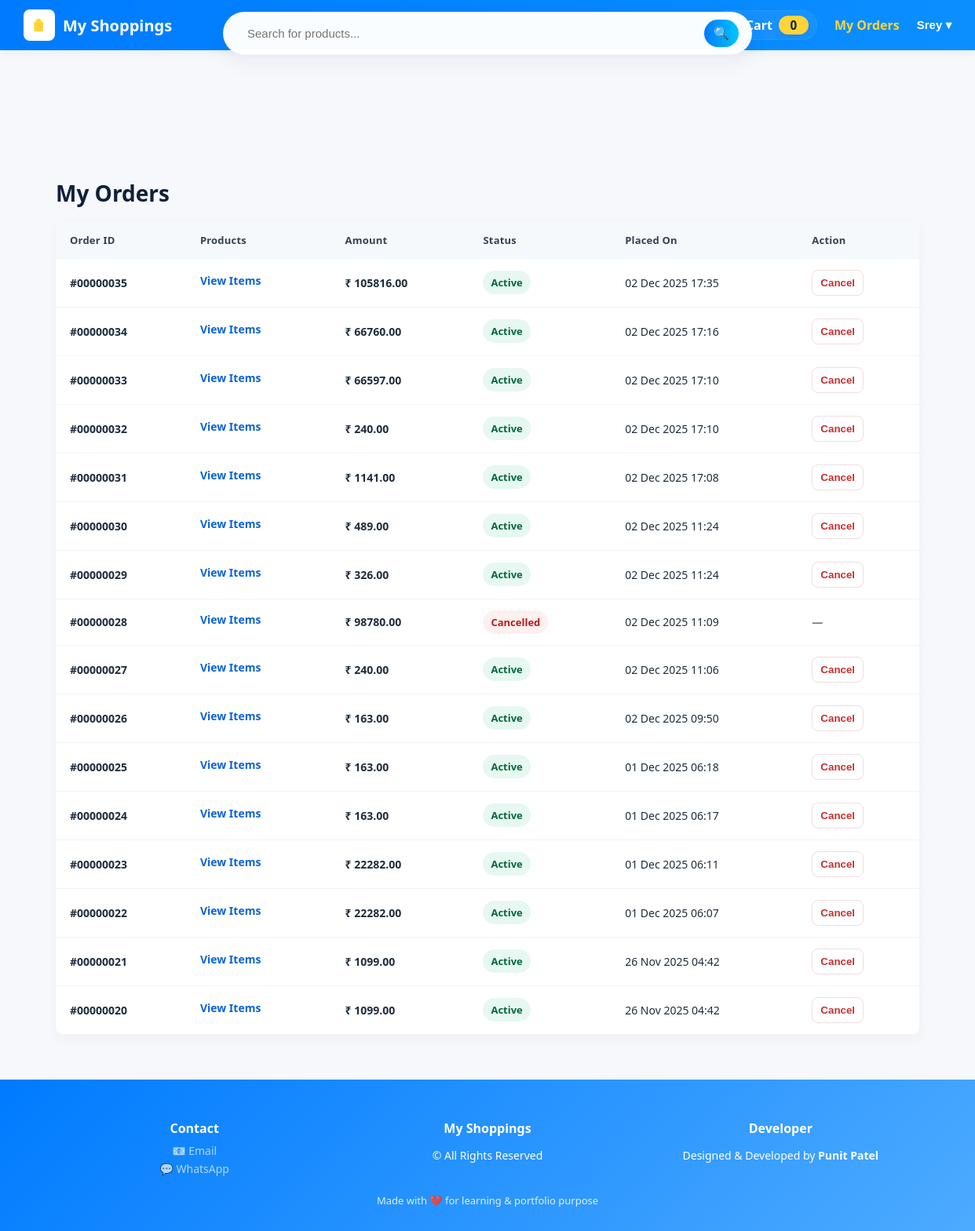
Page /shop/orders/ (signed in) on the earlier database version.
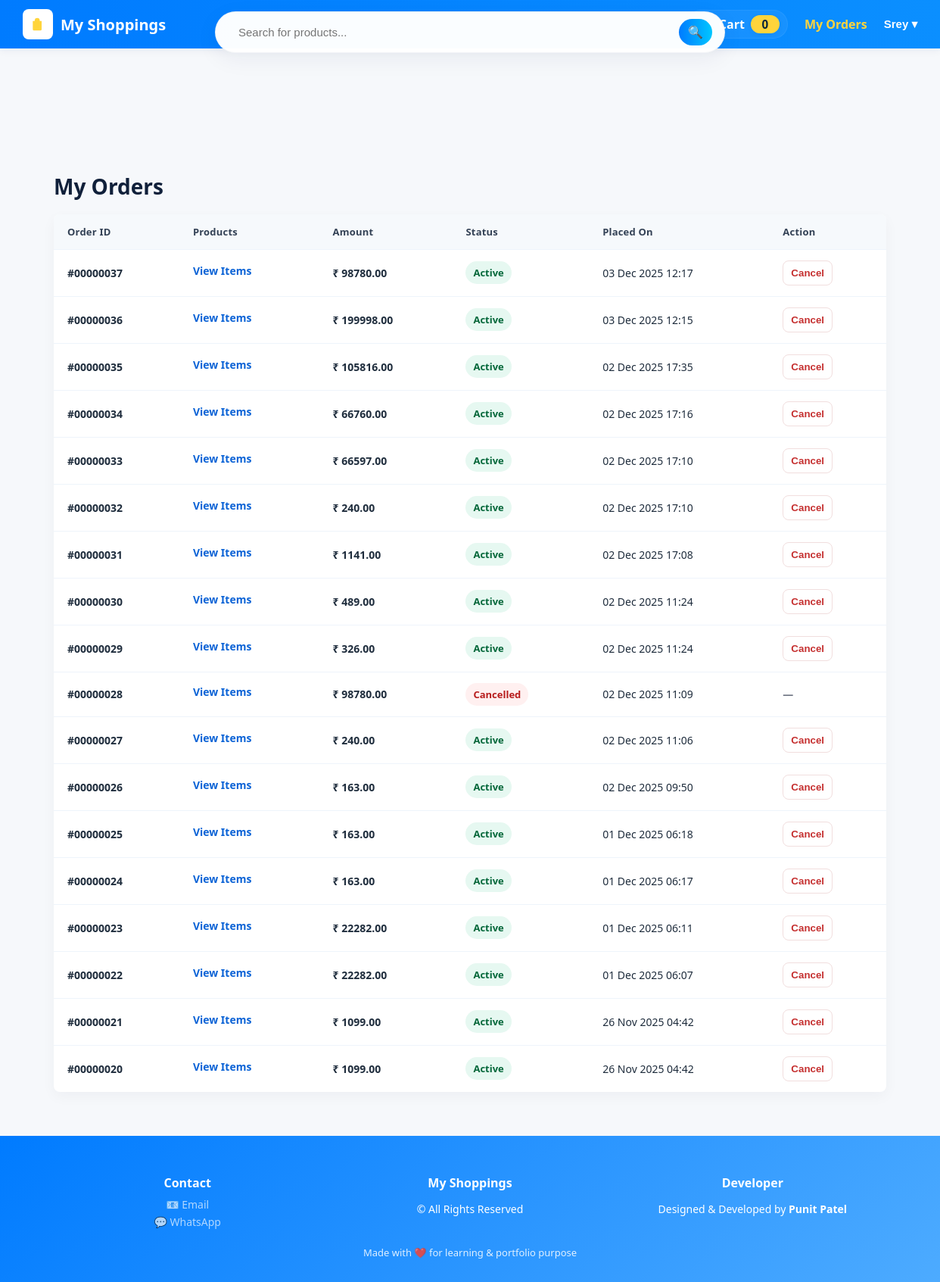
Same page on the later database version.
### shop/models.py (models this page shows, shortened)
class Order(models.Model):
    STATUS_CHOICES = (
        ('created', 'Created'),
        ('paid', 'Paid'),
        ('failed', 'Failed'),
    )
    email = models.EmailField()
    total_amount = models.DecimalField(max_digits=10, decimal_places=2)
    created_at = models.DateTimeField(auto_now_add=True)
    razorpay_order_id = models.CharField(max_length=255, blank=True, null=True)
    razorpay_payment_id = models.CharField(max_length=255, blank=True, null=True)
    razorpay_signature = models.CharField(max_length=255, blank=True, null=True)
    status = models.CharField(max_length=20, choices=STATUS_CHOICES, default='created')

### shop/views.py (the view)
# urls.py: path('orders/', views.my_orders, name='my_orders'),
@login_required
def my_orders(request):
    orders = Order.objects.filter(email=request.user.email).order_by("-created_at")
    return render(request, "shop/my_orders.html", {"orders":orders})

### shop/cart.py (called while the page is built)
    def __len__(self):
        return sum(int(item["quantity"]) for item in self.cart.values())

### shop/context_processors.py (called while the page is built)
def cart_counts(request):
    try:
        cart = Cart(request)
        unique = len(cart.cart) if hasattr(cart, 'cart') else 0
        total_qty = len(cart)
    except Exception:
        unique = 0
        total_qty = 0
    return {
        "cart_unique_items": unique,
        "cart_total_qty": total_qty,
    }

### shop/templates/shop/my_orders.html (shortened to what this page needs)
{% extends "shop/base.html" %}
{% block content %}
<div class="orders-wrap">
  <h1 class="orders-title">My Orders</h1>
  <table class="orders-table" role="table" aria-label="My Orders">
    <thead>
      <tr>
        <th>Order ID</th>
        <th>Products</th>
        <th>Amount</th>
        <th>Status</th>
        <th>Placed On</th>
        <th>Action</th>
      </tr>
    </thead>
    <tbody>
      {% if orders %}
        {% for o in orders %}
          {% with o.id|stringformat:"08d" as padded_id %}
          <tr>
            <td class="order-id">#{{ padded_id }}</td>
            <td class="product-list">
              {% if o.orderitem_set.all %}
                {% for item in o.orderitem_set.all %}
                  {% if item.product %}
                    <a class="product-link" href="{% url 'shop:product_detail' item.product.slug %}">{{ item.product.name }}</a>{% if not forloop.last %},{% endif %}
                  {% else %}
                    <span style="color:#6b7280;">Item</span>{% if not forloop.last %},{% endif %}
                  {% endif %}
                {% endfor %}
              {% else %}
                <a class="product-link" href="{% url 'shop:order_detail' o.id %}">View Items</a>
              {% endif %}
            </td>
            <td class="price-cell">₹ {{ o.total_amount }}</td>
            <td>
              {% if o.status == 'created' %}
                <span class="status-badge status-active">Active</span>
              {% elif o.status == 'paid' %}
                <span class="status-badge status-paid">Paid</span>
              {% elif o.status == 'cancelled' %}
                <span class="status-badge status-cancelled">Cancelled</span>
              {% else %}
                <span class="status-badge">{{ o.get_status_display }}</span>
              {% endif %}
            </td>
            <td>{{ o.created_at|date:"d M Y H:i" }}</td>
            <td>
              {% if o.status != 'paid' and o.status != 'cancelled' %}
                <form method="post" action="{% url 'shop:cancel_order' o.id %}" class="action-form" onsubmit="return confirm('Cancel order #{{ padded_id }} ?');">
                  <button type="submit" class="btn-cancel">Cancel</button>
                </form>
              {% else %}
                <span style="color:#6b7280;font-weight:600;">—</span>
              {% endif %}
            </td>
          </tr>
          {% endwith %}
        {% endfor %}
      {% else %}
        <tr>
          <td colspan="6" style="padding:22px; text-align:center; color:#6b7280;">No orders found.</td>
        </tr>
      {% endif %}
    </tbody>
  </table>
</div>
{% endblock %}

Differences in the rows shown:
added Order: padded_id "00000037", total_amount "98780.00", status "Active", created_at "03 Dec 2025 12:17"
added Order: padded_id "00000036", total_amount "199998.00", status "Active", created_at "03 Dec 2025 12:15"
